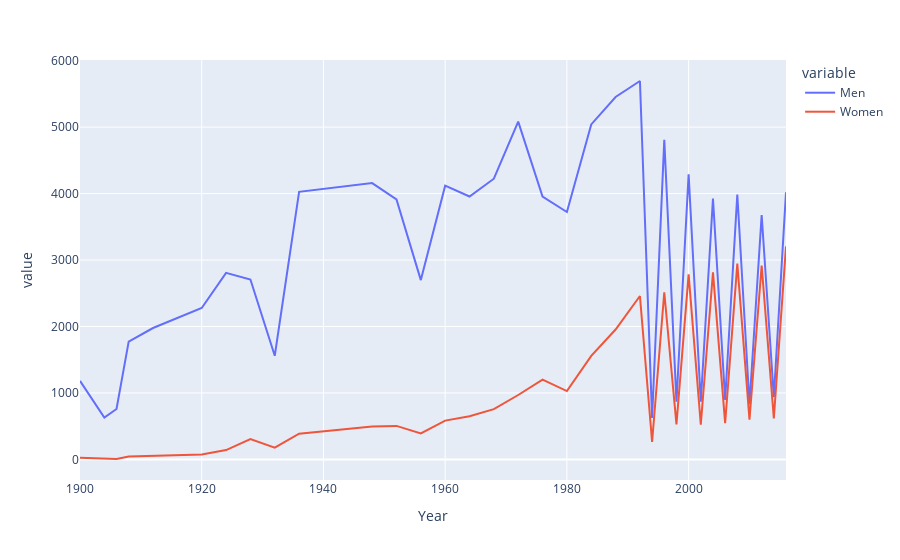

Notebook source saved alongside this figure:
### Code cell
fig = px.line(final, x="Year", y=["Men","Women"])
fig.show()

### Figure 1 — Plotly figure (JSON) as saved in the notebook; plotly's stock layout.template omitted (floating-point values rounded to 4 significant figures)
{"data": [{"hovertemplate": "variable=Men<br>Year=%{x}<br>value=%{y}<extra></extra>", "legendgroup": "Men", "line": {"color": "#636efa", "dash": "solid"}, "marker": {"symbol": "circle"}, "mode": "lines", "name": "Men", "orientation": "v", "showlegend": true, "type": "scatter", "x": [1900, 1904, 1906, 1908, 1912, 1920, 1924, 1928, 1932, 1936, 1948, 1952, 1956, 1960, 1964, 1968, 1972, 1976, 1980, 1984, 1988, 1992, 1994, 1996, 1998, 2000, 2002, 2004, 2006, 2008, 2010, 2012, 2014, 2016], "xaxis": "x", "y": [1181, 629, 759, 1772, 1977, 2278, 2807, 2706, 1560, 4027, 4158, 3912, 2698, 4119, 3956, 4224, 5083, 3956, 3722, 5040, 5453, 5694, 622, 4808, 867, 4290, 867, 3926, 894, 3987, 829, 3677, 938, 4020], "yaxis": "y"}, {"hovertemplate": "variable=Women<br>Year=%{x}<br>value=%{y}<extra></extra>", "legendgroup": "Women", "line": {"color": "#EF553B", "dash": "solid"}, "marker": {"symbol": "circle"}, "mode": "lines", "name": "Women", "orientation": "v", "showlegend": true, "type": "scatter", "x": [1900, 1904, 1906, 1908, 1912, 1920, 1924, 1928, 1932, 1936, 1948, 1952, 1956, 1960, 1964, 1968, 1972, 1976, 1980, 1984, 1988, 1992, 1994, 1996, 1998, 2000, 2002, 2004, 2006, 2008, 2010, 2012, 2014, 2016], "xaxis": "x", "y": [23, 6, 6, 44, 53, 73, 140, 305, 177, 387, 495, 504, 392, 584, 650, 757, 969, 1200, 1028, 1557, 1954, 2459, 264, 2515, 526, 2785, 523, 2815, 546, 2945, 596, 2918, 617, 3205], "yaxis": "y"}], "layout": {"legend": {"title": {"text": "variable"}, "tracegroupgap": 0}, "margin": {"t": 60}, "xaxis": {"anchor": "y", "domain": [0, 1], "title": {"text": "Year"}}, "yaxis": {"anchor": "x", "domain": [0, 1], "title": {"text": "value"}}}}
